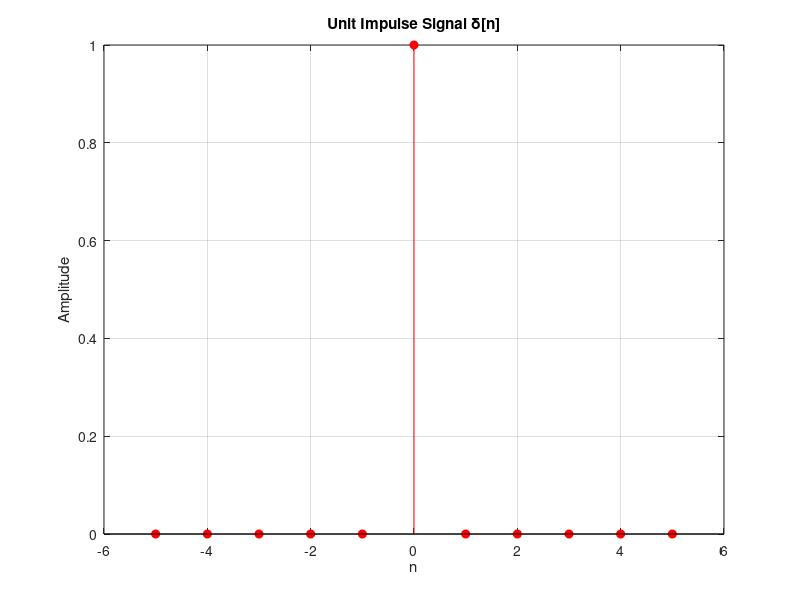

Reproduce this figure in MATLAB.
clc;
close all;
clear;

n = -5:5;

% Unit Impulse Signal (delta function)
x = (n == 0);   % এটি n = 0 তে 1 হবে, বাকিগুলো 0

figure;
stem(n, x, 'r', 'filled');          
xlabel('n');
ylabel('Amplitude');
title('Unit Impulse Signal δ[n]');
grid on;

% Unit impulse δ[n] এমন একটি theoretical signal যা শুধুমাত্র n=0 তে 1 এবং বাকি সব জায়গায় 0 থাকে। 
% এটি LTI সিস্টেমের response বের করতে এবং convolution analysis এ standard test input হিসেবে ব্যবহার করা হয়।"
